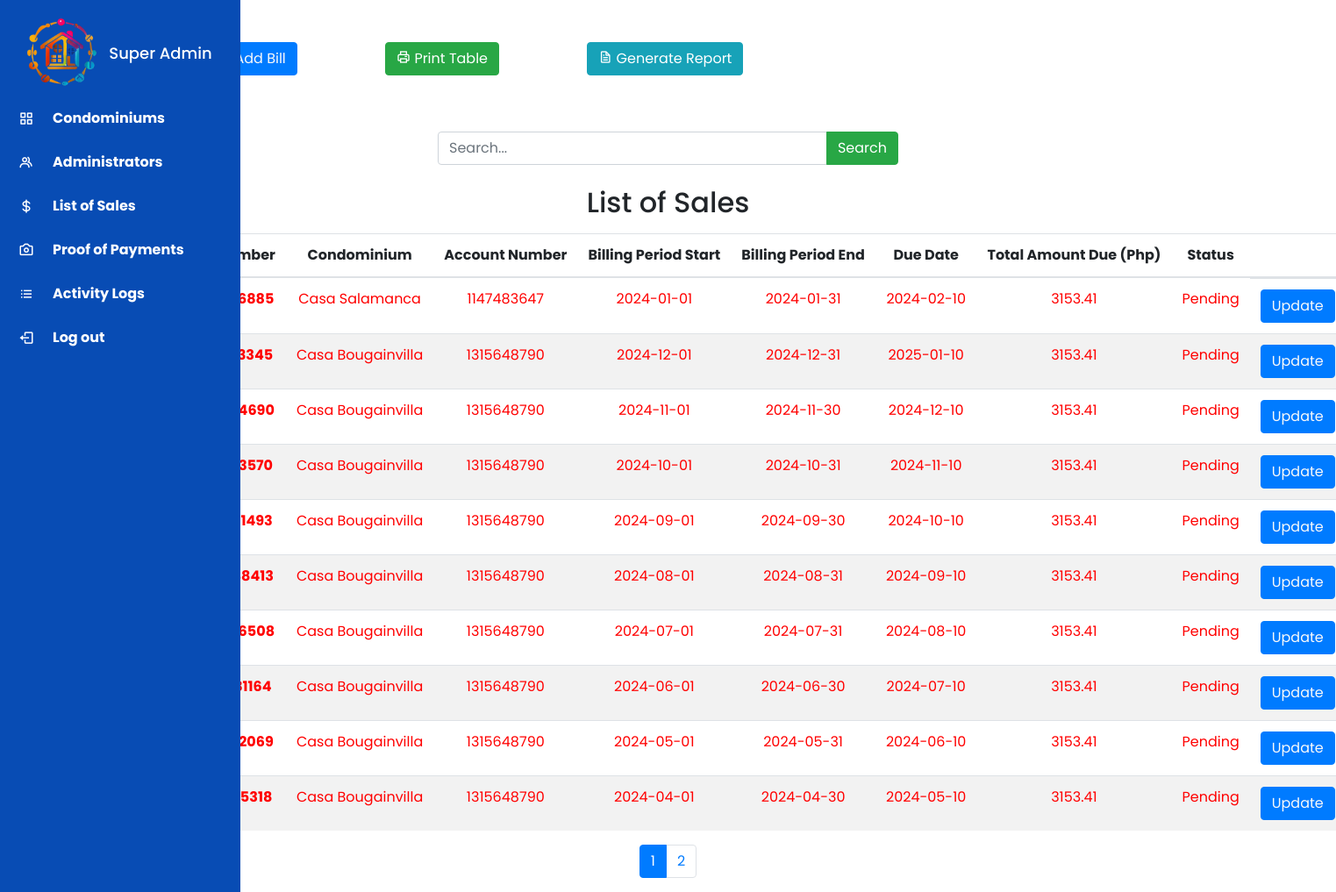
The page /superadmin_dashboard/transactions.php (signed in) on the database its author committed.
### tables this page shows
CREATE TABLE `admin_transactions` (
  `id` int(11) NOT NULL,
  `account_number` int(10) NOT NULL,
  `condominium` varchar(255) NOT NULL,
  `bill_number` varchar(255) NOT NULL,
  `billing_period_start` date NOT NULL,
  `billing_period_end` date NOT NULL,
  `due_date` date NOT NULL,
  `total_amount_due` decimal(10,2) NOT NULL,
  `status` varchar(10) NOT NULL COMMENT 'Paid, Pending',
  `is_deleted` tinyint(1) DEFAULT 0
);

### superadmin_dashboard/transactions.php (the view, shortened to what this page needs)
<?php
include('../includes/database.php');
$rowsPerPage = 10;
$page = isset($_GET['page']) ? intval($_GET['page']) : 1;
$offset = ($page - 1) * $rowsPerPage;
$results_per_page = 10;
$current_page = isset($_GET['page']) ? $_GET['page'] : 1;
?>
<!doctype html>
<html lang="en">
<head>
    <link rel="stylesheet" href="https://cdn.jsdelivr.net/npm/bootstrap@4.0.0/dist/css/bootstrap.min.css">
    <link href='https://unpkg.com/boxicons@2.0.7/css/boxicons.min.css' rel='stylesheet'>
    <link rel="stylesheet" type="text/css"
        href="https://cdnjs.cloudflare.com/ajax/libs/jquery.tablesorter/2.31.3/css/theme.bootstrap.min.css">
</head>
<body>
    <?php include "../includes/sidebars/superadmin_sidebar.php" ?>
    <div class="container">
        <button class="btn btn-primary mx-5 my-5"><a href="superadmin_dashboard/../add_transaction.php"
                class="text-light">Add Bill</a></button>
        <button class="btn btn-success mx-5 my-3" onclick="downloadPDF()"><i class='bx bx-printer'></i> Print
            Table</button>
        <button class="btn btn-info mx-5 my-3" data-toggle="modal" data-target="#reportModal"><i class='bx bx-file'></i>
            Generate Report</button>
        <div class="container mt-3">
            <div class="row">
                <div class="col-md-6 offset-md-3">
                    <form method="post" action="transactions.php">
                        <div class="input-group">
                            <input type="text" name="searchInput" class="form-control" placeholder="Search...">
                            <div class="input-group-append">
                                <button class="btn btn-success" type="submit" name="searchButton">
                                    <i class="bi bi-search"></i> Search
                                </button>
                            </div>
                        </div>
                    </form>
                </div>
            </div>
        </div>
        <div class="print-section">
            <div class="list-of-sales second-table">
                <h2 class="mt-4 mb-3" style="white-space: nowrap; text-align: center;">List of Sales</h2>
                <table id="TableSorter3" class="table col-mx-5">
                    <thead>
                        <tr>
                            <th scope="col" style="white-space: nowrap; text-align: center;">
                                <center>Bill Number</center>
                            </th>
                            <th scope="col" style="white-space: nowrap; text-align: center;">
                                <center>Condominium</center>
                            </th>
                            <th scope="col" style="white-space: nowrap; text-align: center;">
                                <center>Account Number</center>
                            </th>
                            <th scope="col" style="white-space: nowrap; text-align: center;">
                                <center>Billing Period Start</center>
                            </th>
                            <th scope="col" style="white-space: nowrap; text-align: center;">
                                <center>Billing Period End</center>
                            </th>
                            <th scope="col" style="white-space: nowrap; text-align: center;">
                                <center>Due Date</center>
                            </th>
                            <th scope="col" style="white-space: nowrap; text-align: center;">
                                <center>Total Amount Due (Php)</center>
                            </th>
                            <th scope="col" style="white-space: nowrap; text-align: center;">
                                <center>Status</center>
                            </th>
                            <th class="action-column" scope="col" style="white-space: nowrap; text-align: center;">
                                <center>Action</center>
                            </th>
                        </tr>
                    </thead>
                    <tbody>
                        <?php
                        $sql = "SELECT id, account_number, condominium, bill_number, billing_period_start, billing_period_end, due_date, total_amount_due, status FROM admin_transactions WHERE is_deleted = 0 ORDER BY FIELD(status, 'Pending') DESC, id DESC LIMIT $offset, $rowsPerPage";
                        $query = $mysqli->query($sql);
                        while ($row = $query->fetch_assoc()) {
                            $id = $row['id'];
                            $account_number = $row['account_number'];
                            $condominium = $row['condominium'];
                            $bill_number = $row['bill_number'];
                            $billing_period_start = $row['billing_period_start'];
                            $billing_period_end = $row['billing_period_end'];
                            $due_date = $row['due_date'];
                            $total_amount_due = $row['total_amount_due'];
                            $status = $row['status'];
                            $statusClass = ($status == 'Pending') ? 'pending' : 'paid';
                            echo '<tr class="' . $statusClass . '">
                        <th scope="row" style="white-space: nowrap; text-align: center;"><center>' . $bill_number . '</center></th>
                        <td style="white-space: nowrap; text-align: center;"><center>' . $condominium . '</center></td>
                        <td style="white-space: nowrap; text-align: center;"><center>' . $account_number . '</center></td>
                        <td style="white-space: nowrap; text-align: center;"><center>' . $billing_period_start . '</center></td>
                        <td style="white-space: nowrap; text-align: center;"><center>' . $billing_period_end . '</center></td>
                        <td style="white-space: nowrap; text-align: center;"><center>' . $due_date . '</center></td>
                        <td style="white-space: nowrap; text-align: center;"><center>' . $total_amount_due . '</center></td>
                        <td style="white-space: nowrap; text-align: center;"><center>' . $status . '</center></td>
                        <td class="action-column action-buttons" style="white-space: nowrap;">
                            <button class="btn btn-primary"><a href="update_transaction.php?updateid=' . $id . '" class="text-light">Update</a></button>
                            <button class="btn btn-danger" data-id="' . $id . '">Delete</button>
                        </td>
                        </tr>';
                        }
                        ?>
                    </tbody>
                </table>
            </div>
        </div>
        <div class="pagination justify-content-center mt-3">
            <ul class="pagination">
                <?php
                $total_pages_query = "SELECT COUNT(*) as total FROM admin_transactions WHERE is_deleted = 0";
                $result = $mysqli->query($total_pages_query);
                $row = $result->fetch_assoc();
                $total_records = $row["total"];
                $total_pages = ceil($total_records / $results_per_page);
                for ($i = 1; $i <= $total_pages; $i++) {
                    echo '<li class="page-item ' . ($i == $current_page ? 'active' : '') . '"><a class="page-link" href="transactions.php?page=' . $i . '">' . $i . '</a></li>';
                }
                ?>
            </ul>
        </div>
</body>
</html>

### superadmin_dashboard/transactions.php (style rules this page uses)
.pending { color: red; }
* { margin: 0; padding: 0; box-sizing: border-box; font-family: 'Poppins', sans-serif; }
tbody tr:nth-child(even) { background-color: #f2f2f2; }
tbody tr:nth-child(odd) { background-color: #ffffff; }
.action-buttons { text-align: center; display: flex; justify-content: space-between; }
.action-buttons button { margin-right: 5px; }
th.action-column, td.action-column { width: 250px; }

### includes/sidebars/superadmin_sidebar.php (style rules this page uses)
* { margin: 0; padding: 0; box-sizing: border-box; font-family: 'Poppins', sans-serif; }

### rows shown on the page
admin_transactions: condominium "Casa Salamanca", account_number "1147483647", billing_period_start "2024-01-01", billing_period_end "2024-01-31", due_date "2024-02-10", total_amount_due "3153.41", status "Pending"
admin_transactions: condominium "Casa Bougainvilla", account_number "1315648790", billing_period_start "2024-12-01", billing_period_end "2024-12-31", due_date "2025-01-10", total_amount_due "3153.41", status "Pending"
admin_transactions: condominium "Casa Bougainvilla", account_number "1315648790", billing_period_start "2024-11-01", billing_period_end "2024-11-30", due_date "2024-12-10", total_amount_due "3153.41", status "Pending"
admin_transactions: condominium "Casa Bougainvilla", account_number "1315648790", billing_period_start "2024-10-01", billing_period_end "2024-10-31", due_date "2024-11-10", total_amount_due "3153.41", status "Pending"
admin_transactions: condominium "Casa Bougainvilla", account_number "1315648790", billing_period_start "2024-09-01", billing_period_end "2024-09-30", due_date "2024-10-10", total_amount_due "3153.41", status "Pending"
admin_transactions: condominium "Casa Bougainvilla", account_number "1315648790", billing_period_start "2024-08-01", billing_period_end "2024-08-31", due_date "2024-09-10", total_amount_due "3153.41", status "Pending"
admin_transactions: condominium "Casa Bougainvilla", account_number "1315648790", billing_period_start "2024-07-01", billing_period_end "2024-07-31", due_date "2024-08-10", total_amount_due "3153.41", status "Pending"
admin_transactions: condominium "Casa Bougainvilla", account_number "1315648790", billing_period_start "2024-06-01", billing_period_end "2024-06-30", due_date "2024-07-10", total_amount_due "3153.41", status "Pending"
admin_transactions: condominium "Casa Bougainvilla", account_number "1315648790", billing_period_start "2024-05-01", billing_period_end "2024-05-31", due_date "2024-06-10", total_amount_due "3153.41", status "Pending"
admin_transactions: condominium "Casa Bougainvilla", account_number "1315648790", billing_period_start "2024-04-01", billing_period_end "2024-04-30", due_date "2024-05-10", total_amount_due "3153.41", status "Pending"

### other values the page prints
$_SESSION['username'] "Super Admin"
